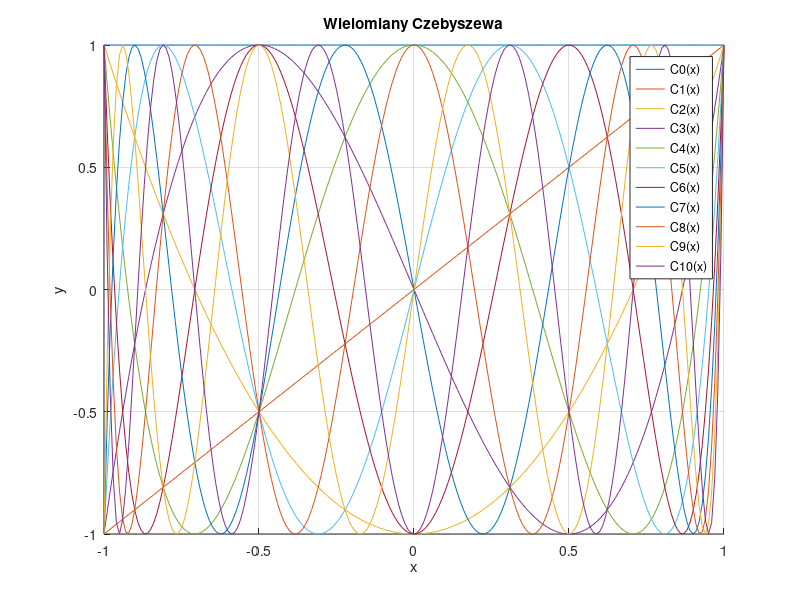

This chart was generated by the following MATLAB code:
%6_8
x = -1:0.01:1;
y0 = ones(1, length(x));
y1 = x;
y2 = 2*x.^2 - 1;
y3 = 4*x.^3 - 3*x;
y4 = 8*x.^4 - 8*x.^2 + 1;
y5 = 16*x.^5 - 20*x.^3 + 5*x;
y6 = 32*x.^6 - 48*x.^4 + 18*x.^2 - 1;
y7 = 64*x.^7 - 112*x.^5 + 56*x.^3 - 7*x;
y8 = 128*x.^8 - 256*x.^6 + 160*x.^4 - 32*x.^2 + 1;
y9 = 256*x.^9 - 576*x.^7 + 432*x.^5 - 120*x.^3 + 9*x;
y10 = 512*x.^10 - 1280*x.^8 + 1120*x.^6 - 400*x.^4 + 50*x.^2 - 1;

figure;
hold on;
plot(x, y0);
plot(x, y1);
plot(x, y2);
plot(x, y3);
plot(x, y4);
plot(x, y5);
plot(x, y6);
plot(x, y7);
plot(x, y8);
plot(x, y9);
plot(x, y10);
legend('C0(x)', 'C1(x)', 'C2(x)', 'C3(x)', 'C4(x)', 'C5(x)', 'C6(x)', 'C7(x)', 'C8(x)', 'C9(x)', 'C10(x)');
xlabel('x');
ylabel('y');
title('Wielomiany Czebyszewa');
grid on;
